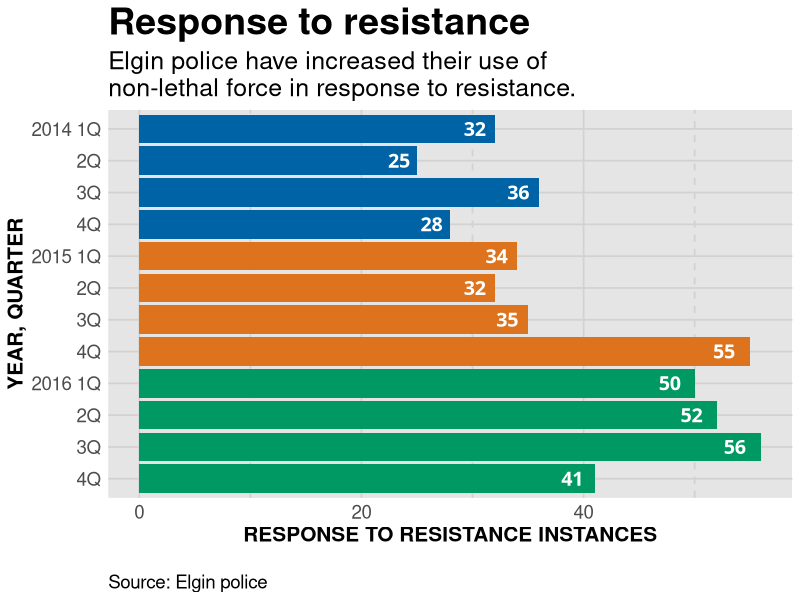

Recreate this plot in R.
# The code in this file is described 
# in the pdf and html files of the same name

library(readr)
library(Cairo) # on Mac need to install XQuartz from https://www.xquartz.org/
library(ggplot2)
library(ggthemes)

#---------------------
# Uncomment this for windows devices only
# windowsFonts(Verdana=windowsFont('Verdana'))

# This function set styles for the chart
# Be sure to run it before you plot

theme_gfx <- function(...) {
  theme_set(theme_get() + theme(text = element_text(family = 'Verdana', size= 12, lineheight=0.9))) + 
    theme(
      # edit background colors
      plot.background = element_blank(),
      legend.background = element_blank(),
      panel.background=element_rect(fill="#E5E5E5"),
      strip.background=element_rect(fill="#E5E5E5"),
      # modify grid and tick lines
      panel.grid.major = element_line(size = .6, color="#D2D2D2"),
      panel.grid.minor = element_line(size = .6, color="#D2D2D2", linetype = "dashed"),
      axis.ticks = element_blank(),
      # edit font sizes
      plot.title = element_text(size = 27,face="bold"),
      plot.subtitle = element_text(size = 18),
      legend.title=element_text(size = 13,face="bold"),
      legend.text=element_text(size=14.7),
      axis.title=element_text(size=15, face="bold"),
      axis.text=element_text(size=13.5),
      plot.caption=element_text(size=13.5, hjust=0),
      strip.text = element_text(face="bold", size=13.5, hjust=0),
      # This puts the legend across the top
      legend.position="top", 
      legend.direction="horizontal",
      # removes label for legend
      #legend.title = element_blank(),
      ...
    )
}

#----------------
# Get and prepare the data

df <- read_csv("dfRTR.csv")
head(df)

#-----Insert plot here -------------

basebar <- ggplot(df) +
  aes(x = reorder(Year_Quarter, -sort), 
      y = Total_RTR, 
      fill = factor(year) ) +
  geom_bar(stat="identity") + 
  coord_flip() + theme_gfx()
  
# add all the titles.
basebar <- basebar + labs(
  title="Response to resistance",
  subtitle="Elgin police have increased their use of\nnon-lethal force in response to resistance.",
  x="YEAR, QUARTER", 
  y="RESPONSE TO RESISTANCE INSTANCES",
  caption="\nSource: Elgin police")

# Remove lengend
basebar <- basebar + theme(legend.position="None")

# Better x labels
basebar <- basebar + scale_x_discrete(
  labels=c("4Q","3Q","2Q","2016 1Q","4Q","3Q","2Q","2015 1Q","4Q","3Q","2Q","2014 1Q")
)

# add values to the bars
basebar <- basebar + geom_text(
  position = "stack", 
  aes(x = Year_Quarter, 
      y = Total_RTR - (Total_RTR * 0.025), 
      hjust = 1,
      label = Total_RTR),
  size=5,
  family="Verdana",
  fontface="bold",
  color="white"
  )

# color scheme - comment out for B/W PDF
basebar <- basebar + scale_colour_manual( values = c("#0063A5", "#DE731D", "#009964", "#DA2128", "#6F2C91") ) + scale_fill_manual( values = c("#0063A5", "#DE731D", "#009964", "#DA2128", "#6F2C91") )
# make B/W PDF - remember to change name of file!
#basebar <- basebar + scale_colour_grey(start = 0, end = 0.75) + scale_fill_grey(start = 0, end = 0.75)

basebar

#----- End plot --------------

# save for PDF
#ggsave("barPlot.pdf", width = 7, height = 5.5, device=cairo_pdf, units = c("in"), dpi = 300, limitsize = FALSE)

# save for web
#ggsave("barPlot.png", width = 7, height = 5.5, device="png", units = c("in"), dpi = 86, limitsize = FALSE)


#dev.cur() # Turns on a "device" for printing, usually the plot window by default
#dev.off() # This turns off the "device." 
